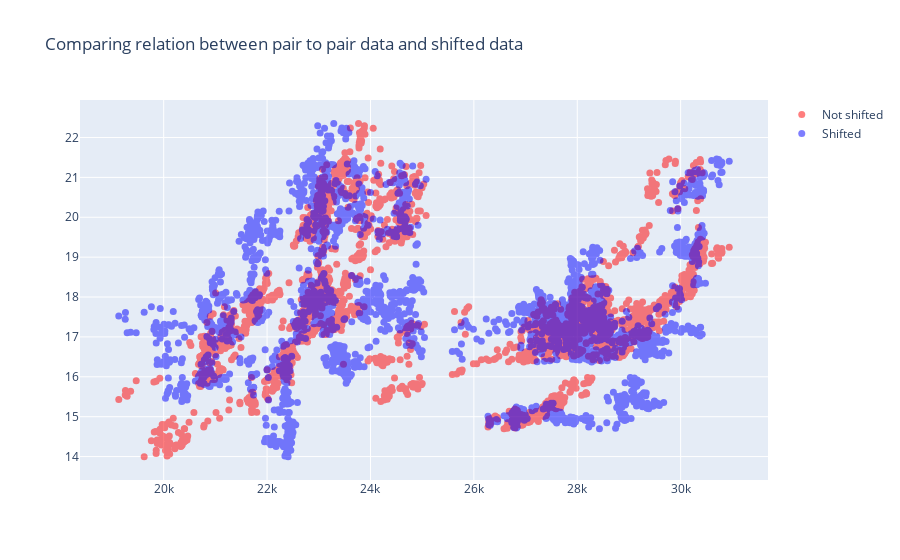

Source (notebook cell):
### Code cell
SHIFT = 100
fig = make_subplots(
    rows=1, cols=1
)

fig.add_trace(
    go.Scatter(
        name="Not shifted",
        mode='markers',
        x=merged["Close"],
        y=merged[f'Close_{symbol_to_predict}'],
        opacity=0.5,
        marker=dict(
            color='Red',
            size=7,
        ),
    ),
    row=1,
    col=1,
)
fig.add_trace(
    go.Scatter(
        name="Shifted",
        mode='markers',
        x=merged["Close"].iloc[:-SHIFT],
        y=merged[f'Close_{symbol_to_predict}'].iloc[SHIFT:],
        opacity=0.5,
        marker=dict(
            color='blue',
            size=7,
        ),
    ),
    row=1,
    col=1,
)
fig.update_layout(
    xaxis_rangeslider_visible=False,
    showlegend=True,
    title_text="Comparing relation between pair to pair data and shifted data",
)

### Figure 1 — Plotly figure (JSON) as saved in the notebook; plotly's stock layout.template omitted (floating-point values rounded to 4 significant figures; data arrays with more than 128 entries replaced by an {"elided": "..."} marker saying what was removed)
{"data": [{"marker": {"color": "Red", "size": 7}, "mode": "markers", "name": "Not shifted", "opacity": 0.5, "type": "scatter", "x": {"elided": "2999 float values"}, "xaxis": "x", "y": {"elided": "2999 float values"}, "yaxis": "y"}, {"marker": {"color": "blue", "size": 7}, "mode": "markers", "name": "Shifted", "opacity": 0.5, "type": "scatter", "x": {"elided": "2899 float values"}, "xaxis": "x", "y": {"elided": "2899 float values"}, "yaxis": "y"}], "layout": {"showlegend": true, "title": {"text": "Comparing relation between pair to pair data and shifted data"}, "xaxis": {"anchor": "y", "domain": [0, 1], "rangeslider": {"visible": false}}, "yaxis": {"anchor": "x", "domain": [0, 1]}}}
